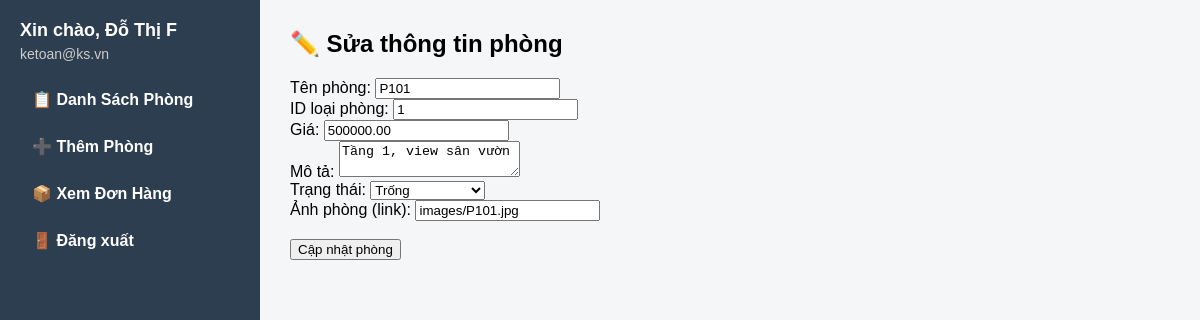
The page /index.php?page=suaphong.php&id=1 (signed in) on the database its author committed.
### tables this page shows
CREATE TABLE phong (
    id_phong INT(11) AUTO_INCREMENT PRIMARY KEY,
    ten_phong VARCHAR(100) NOT NULL UNIQUE,
    id_loai INT(11),
    gia DECIMAL(10,2) NOT NULL,
    mo_ta TEXT,
    hinh_anh VARCHAR(255), 
    trang_thai ENUM('trống', 'đã đặt', 'đang sửa chữa') DEFAULT 'trống',
    FOREIGN KEY (id_loai) REFERENCES loai_phong(id_loai)
   
);

### dbadmin.php (called while the page is built, shortened)
<?php
class DbAdmin {
    public $host = 'localhost';
    public $dbname = 'website_dat_phong_khach_san';
    public $username = 'root';
    public $password = '';
    function __construct() {
        $this->db = new mysqli($this->host, $this->username, $this->password, $this->dbname);
    }
}
?>

### suaphong.php (the view, shortened to what this page needs)
<?php
include 'DbAdmin.php';
$db = new DbAdmin();
$phong = null;
if (isset($_GET['id'])) {
    $id_phong = (int)$_GET['id'];
    $result = $db->db->query("SELECT * FROM phong WHERE id_phong = $id_phong");
    if ($result && $result->num_rows > 0) {
        $phong = $result->fetch_assoc();
    } else {
        echo "<p style='color:red;'>Không tìm thấy phòng với ID $id_phong.</p>";
        exit;
    }
}
?>
<h2>✏️ Sửa thông tin phòng</h2>
<?php if ($phong): ?>
<form method="POST">
    <label>Tên phòng:</label>
    <input type="text" name="ten_phong" value="<?= $phong['ten_phong'] ?>" required><br>
    <label>ID loại phòng:</label>
    <input type="number" name="id_loai" value="<?= $phong['id_loai'] ?>" required><br>
    <label>Giá:</label>
    <input type="number" name="gia" value="<?= $phong['gia'] ?>" required><br>
    <label>Mô tả:</label>
    <textarea name="mo_ta"><?= $phong['mo_ta'] ?></textarea><br>
    <label>Trạng thái:</label>
    <select name="trang_thai">
        <option value="trống" <?= $phong['trang_thai'] == 'trống' ? 'selected' : '' ?>>Trống</option>
    </select><br>
    <label>Ảnh phòng (link):</label>
    <input type="text" name="hinh_anh" value="<?= $phong['hinh_anh'] ?>"><br><br>
    <button type="submit">Cập nhật phòng</button>
</form>
<?php endif; ?>

### index.php (style rules this page uses)
body { margin: 0; font-family: Arial, sans-serif; background: #f4f6f8; }
.content h2 { margin-top: 0; }

### rows shown on the page
phong: ten_phong "P101", id_loai "1", gia "500000.00", mo_ta "Tầng 1, view sân vườn", trang_thai "Trống", hinh_anh "images/P101.jpg"

### other values the page prints
$admin['ho_ten'] "Đỗ Thị F"
$admin['email'] "ketoan@ks.vn"
